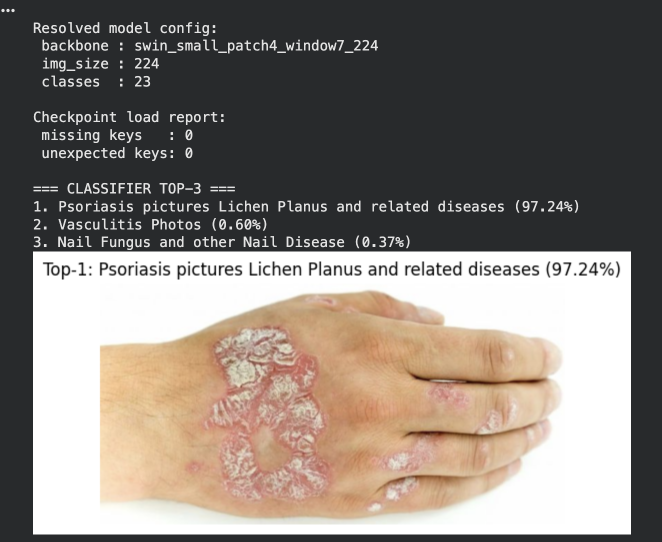
#> input picture llm/Ekran_Resmi_2026-04-01_13.08.39.png, 1324 x 1084 px, given as the content of the folder ml/datasets/fungal_images_real, which was not available (shown at 1/2 size)
$ python auto_preprocess_tuner.py   (older library calls are emulated)
#> lines starting #> are read from the running program, lines starting #| are printed output that depends on the picture; pictures that were not available may be replaced by others from this repository, and a replacement may not be noted
from __future__ import annotations

import argparse
import csv
import itertools
import json
from dataclasses import dataclass
from pathlib import Path

import cv2
import numpy as np


SUPPORTED_EXTS = {".jpg", ".jpeg", ".png"}


@dataclass(frozen=True)
class Variant:
    variant_id: str
    clahe_clip: float
    clahe_tile: int
    gray_p: int
    blur_sigma: float


def list_images(input_dir: Path, max_images: int | None) -> list[Path]:
    files = [
        p for p in sorted(input_dir.rglob("*"))
        if p.is_file() and p.suffix.lower() in SUPPORTED_EXTS
    ]
    if max_images is not None:
        return files[:max_images]
    return files


def resize_max(img: np.ndarray, max_side: int = 1400) -> np.ndarray:
    h, w = img.shape[:2]
    if max(h, w) <= max_side:
        return img
    s = max_side / float(max(h, w))
    return cv2.resize(img, (int(w * s), int(h * s)), interpolation=cv2.INTER_AREA)


def shades_of_gray_cc(bgr: np.ndarray, p: int = 6) -> np.ndarray:
    img = bgr.astype(np.float32) + 1e-6
    power = np.power(img, p)
    mean_power = np.mean(power, axis=(0, 1))
    norm = np.power(mean_power, 1.0 / p)
    img = img / norm
    img *= 255.0 / np.max(img)
    return np.clip(img, 0, 255).astype(np.uint8)


def clahe_l_channel(bgr: np.ndarray, clip: float, tile: int) -> np.ndarray:
    lab = cv2.cvtColor(bgr, cv2.COLOR_BGR2LAB)
    l_chan, a_chan, b_chan = cv2.split(lab)
    clahe = cv2.createCLAHE(clipLimit=clip, tileGridSize=(tile, tile))
    l_enh = clahe.apply(l_chan)
    merged = cv2.merge([l_enh, a_chan, b_chan])
    return cv2.cvtColor(merged, cv2.COLOR_LAB2BGR)


def preprocess_variant(bgr: np.ndarray, v: Variant) -> np.ndarray:
    out = resize_max(bgr)
    out = shades_of_gray_cc(out, p=v.gray_p)
    out = clahe_l_channel(out, clip=v.clahe_clip, tile=v.clahe_tile)
    if v.blur_sigma > 0.0:
        out = cv2.GaussianBlur(out, (0, 0), sigmaX=v.blur_sigma, sigmaY=v.blur_sigma)
    return out


def compute_metrics(bgr: np.ndarray) -> dict[str, float]:
    gray = cv2.cvtColor(bgr, cv2.COLOR_BGR2GRAY)
    lab = cv2.cvtColor(bgr, cv2.COLOR_BGR2LAB)

    sharpness = float(cv2.Laplacian(gray, cv2.CV_64F).var())
    contrast = float(np.std(lab[:, :, 0]))

    l = lab[:, :, 0].astype(np.float32)
    clip_low = float(np.mean(l <= 5.0))
    clip_high = float(np.mean(l >= 250.0))
    clip_ratio = clip_low + clip_high

    means = np.mean(bgr.reshape(-1, 3), axis=0)
    color_cast = float(np.mean(np.abs(means - np.mean(means))) / 255.0)

    return {
        "sharpness": sharpness,
        "contrast": contrast,
        "clip_ratio": clip_ratio,
        "color_cast": color_cast,
    }


def minmax_scale(values: list[float]) -> list[float]:
    if not values:
        return []
    v_min = min(values)
    v_max = max(values)
    if abs(v_max - v_min) < 1e-12:
        return [0.5 for _ in values]
    return [(v - v_min) / (v_max - v_min) for v in values]


def score_rows_for_single_image(rows: list[dict]) -> None:
    sharp_vals = [r["sharpness"] for r in rows]
    contrast_vals = [r["contrast"] for r in rows]
    clip_vals = [r["clip_ratio"] for r in rows]
    cast_vals = [r["color_cast"] for r in rows]

    sharp_n = minmax_scale(sharp_vals)
    contrast_n = minmax_scale(contrast_vals)
    clip_n = minmax_scale(clip_vals)
    cast_n = minmax_scale(cast_vals)

    for i, row in enumerate(rows):
        row["cv_score"] = float(
            0.35 * sharp_n[i]
            + 0.35 * contrast_n[i]
            + 0.20 * (1.0 - clip_n[i])
            + 0.10 * (1.0 - cast_n[i])
        )


def write_csv(path: Path, rows: list[dict], fieldnames: list[str]) -> None:
    path.parent.mkdir(parents=True, exist_ok=True)
    with path.open("w", newline="", encoding="utf-8") as f:
        w = csv.DictWriter(f, fieldnames=fieldnames)
        w.writeheader()
        w.writerows(rows)


def build_variants() -> list[Variant]:
    clips = [1.5, 2.0, 2.5, 3.0]
    tiles = [6, 8, 10]
    gray_ps = [4, 6, 8]
    blur_sigmas = [0.0, 0.8]

    variants: list[Variant] = []
    idx = 1
    for clip, tile, gray_p, blur in itertools.product(clips, tiles, gray_ps, blur_sigmas):
        variants.append(
            Variant(
                variant_id=f"v{idx:03d}",
                clahe_clip=clip,
                clahe_tile=tile,
                gray_p=gray_p,
                blur_sigma=blur,
            )
        )
        idx += 1
    return variants


def save_preview_set(
    image_path: Path,
    bgr0: np.ndarray,
    top_variants: list[Variant],
    output_dir: Path,
) -> None:
    stem = image_path.stem
    for v in top_variants:
        out = preprocess_variant(bgr0, v)
        variant_dir = output_dir / "previews" / v.variant_id
        variant_dir.mkdir(parents=True, exist_ok=True)
        cv2.imwrite(str(variant_dir / f"{stem}.png"), out)


def main() -> None:
    parser = argparse.ArgumentParser(description="Preprocessing parameter tuner")
    parser.add_argument(
        "--input-dir",
        default="ml/datasets/fungal_images_real",
        help="Directory of input images",
    )
    parser.add_argument(
        "--output-dir",
        default="services/processing_images/test_outputs/preprocess_tuning",
        help="Directory to save tuning outputs",
    )
    parser.add_argument("--max-images", type=int, default=20, help="Max images to process")
    parser.add_argument("--top-global", type=int, default=5, help="Top variants for preview/LLM")
    args = parser.parse_args()

    input_dir = Path(args.input_dir)
    output_dir = Path(args.output_dir)
    output_dir.mkdir(parents=True, exist_ok=True)

    images = list_images(input_dir, args.max_images)
    if not images:
        raise SystemExit(f"No images found in: {input_dir}")

    variants = build_variants()
    all_rows: list[dict] = []

    print(f"Images: {len(images)}")
    print(f"Variants: {len(variants)}")

    for img_path in images:
        bgr0 = cv2.imread(str(img_path), cv2.IMREAD_COLOR)
#> bgr0 is the input picture: shape (1084, 1324, 3); mean B, G, R 117.7, 124.4, 132.6
        if bgr0 is None:
            print(f"[Skip] unreadable image: {img_path}")
            continue

        image_rows: list[dict] = []
        for v in variants:
            processed = preprocess_variant(bgr0, v)
            m = compute_metrics(processed)
            row = {
                "image": str(img_path),
                "variant_id": v.variant_id,
                "clahe_clip": v.clahe_clip,
                "clahe_tile": v.clahe_tile,
                "gray_p": v.gray_p,
                "blur_sigma": v.blur_sigma,
                **m,
            }
            image_rows.append(row)
#> this loop made 72 passes
#> (sharpness in compute_metrics, contrast in compute_metrics, clip_low in compute_metrics, clip_high in compute_metrics, clip_ratio in compute_metrics, means in compute_metrics) on passes 1 to 5: (1042.5, 86.96, 4.04e-05, 0.0325, 0.0325, [112.8, 116, 117.5]), (168.6, 85.55, 0, 0.0302, 0.0302, [112.8, 116, 117.5]), (1066.5, 87.43, 4.25e-05, 0.187, 0.187, [111.9, 116.9, 121.1]), (174.1, 86, 0, 0.178, 0.178, [111.9, 116.9, 121.1]), (1085.9, 88.14, 4.25e-05, 0.199, 0.199, [111.8, 117.2, 123.1])
#> sharpness in compute_metrics on pass 59: 1086.5
#> pass 1, in shades_of_gray_cc, `power = np.power(img, p)`:
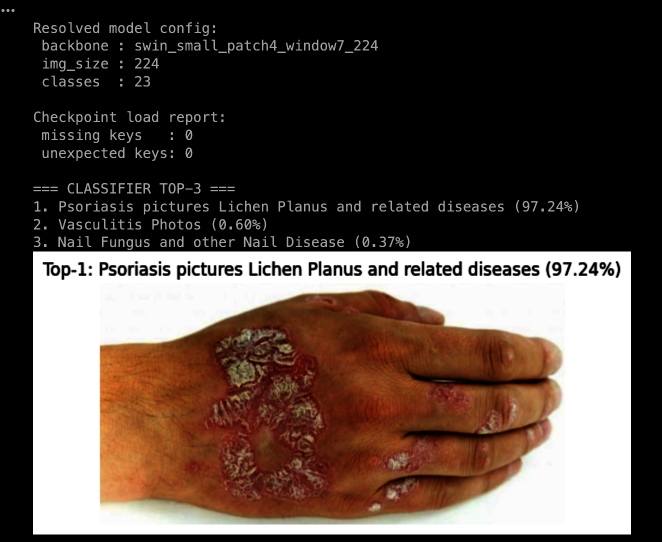
#> power: shape (1084, 1324, 3) float32 (shown at 1/2 size); mean B, G, R 1.09e+09, 1.21e+09, 1.45e+09; drawn with min black and max white
#> after the loop:
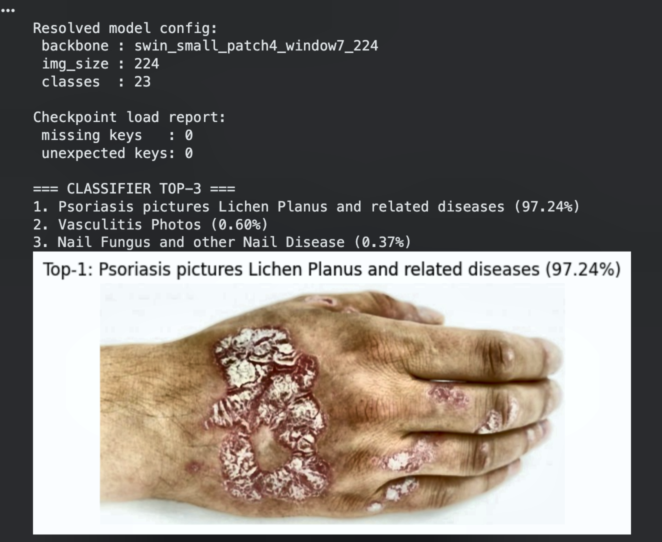
#> processed: shape (1084, 1324, 3) (shown at 1/2 size); mean B, G, R 110.9, 116.2, 122.1

        score_rows_for_single_image(image_rows)
#> the loop in score_rows_for_single_image, `for i, row in enumerate(rows):` made 72 passes
        all_rows.extend(image_rows)

    if not all_rows:
        raise SystemExit("No valid rows were generated.")

    all_fields = [
        "image",
        "variant_id",
        "clahe_clip",
        "clahe_tile",
        "gray_p",
        "blur_sigma",
        "sharpness",
        "contrast",
        "clip_ratio",
        "color_cast",
        "cv_score",
    ]
    write_csv(output_dir / "all_scores.csv", all_rows, all_fields)

    best_by_image: dict[str, dict] = {}
    for row in all_rows:
        key = row["image"]
        if key not in best_by_image or row["cv_score"] > best_by_image[key]["cv_score"]:
            best_by_image[key] = row
#> this loop made 72 passes
    best_rows = list(best_by_image.values())
    write_csv(output_dir / "best_params_per_image.csv", best_rows, all_fields)

    agg: dict[str, dict] = {}
    for row in all_rows:
        v_id = row["variant_id"]
        if v_id not in agg:
            agg[v_id] = {
                "variant_id": v_id,
                "clahe_clip": row["clahe_clip"],
                "clahe_tile": row["clahe_tile"],
                "gray_p": row["gray_p"],
                "blur_sigma": row["blur_sigma"],
                "count": 0,
                "cv_score_sum": 0.0,
            }
        agg[v_id]["count"] += 1
        agg[v_id]["cv_score_sum"] += row["cv_score"]

    global_rows: list[dict] = []
    for item in agg.values():
        n = max(1, item["count"])
        global_rows.append(
            {
                "variant_id": item["variant_id"],
                "clahe_clip": item["clahe_clip"],
                "clahe_tile": item["clahe_tile"],
                "gray_p": item["gray_p"],
                "blur_sigma": item["blur_sigma"],
                "images_count": item["count"],
                "avg_cv_score": item["cv_score_sum"] / n,
            }
        )

    global_rows.sort(key=lambda r: r["avg_cv_score"], reverse=True)
    write_csv(
        output_dir / "global_variant_ranking.csv",
        global_rows,
        [
            "variant_id",
            "clahe_clip",
            "clahe_tile",
            "gray_p",
            "blur_sigma",
            "images_count",
            "avg_cv_score",
        ],
    )

    top_n_rows = global_rows[: max(1, args.top_global)]
    top_variants_lookup = {v.variant_id: v for v in variants}
    top_variants = [top_variants_lookup[r["variant_id"]] for r in top_n_rows]

    for img_path in images[: min(10, len(images))]:
        bgr0 = cv2.imread(str(img_path), cv2.IMREAD_COLOR)
        if bgr0 is None:
            continue
        save_preview_set(img_path, bgr0, top_variants, output_dir)
#> the loop in save_preview_set, `for v in top_variants:` made 5 passes
#> pass 1, in clahe_l_channel (call 73), `l_chan, a_chan, b_chan = cv2.split(lab)`:
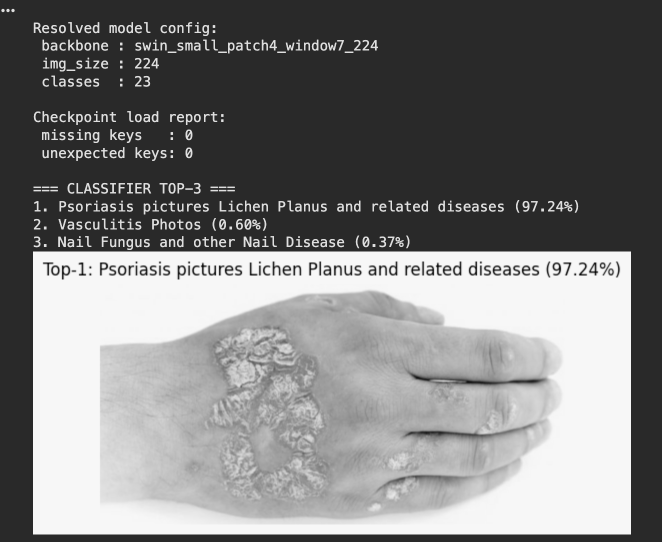
#> l_chan: shape (1084, 1324) (shown at 1/2 size); min 1, max 247, mean 124
#> pass 1, in clahe_l_channel (call 73), `l_chan, a_chan, b_chan = cv2.split(lab)`:
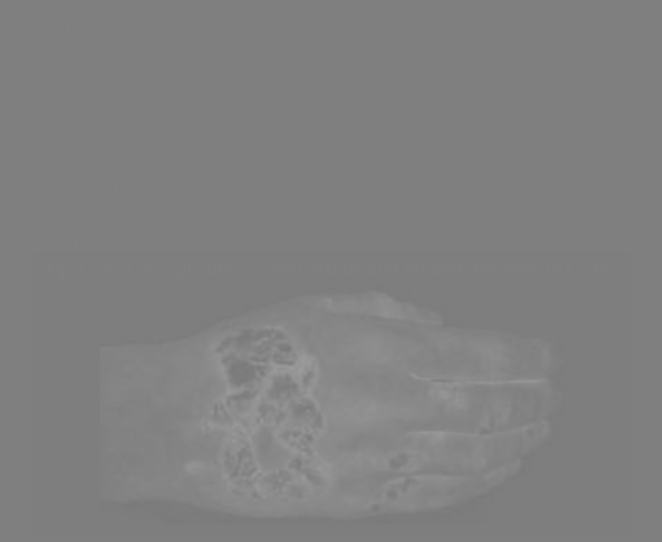
#> a_chan: shape (1084, 1324) (shown at 1/2 size); min 119, max 156, mean 128.5

    payload = {
        "task": "Rank preprocessing variants using visual quality for lesion analysis.",
        "rubric": [
            "Preserve lesion boundaries and small spots",
            "Avoid over-smoothing and detail loss",
            "Improve contrast without clipping highlights/shadows",
            "Maintain natural skin tones",
        ],
        "top_variants": top_n_rows,
        "preview_root": str(output_dir / "previews"),
        "recommended_next_step": "Use this payload as input to LLM review and combine LLM rank with avg_cv_score.",
    }
    with (output_dir / "llm_review_payload.json").open("w", encoding="utf-8") as f:
        json.dump(payload, f, indent=2)

    print(f"Saved: {output_dir / 'all_scores.csv'}")
    print(f"Saved: {output_dir / 'best_params_per_image.csv'}")
    print(f"Saved: {output_dir / 'global_variant_ranking.csv'}")
    print(f"Saved: {output_dir / 'llm_review_payload.json'}")


if __name__ == "__main__":
    main()

$ run again, on llm/eczema.jpeg
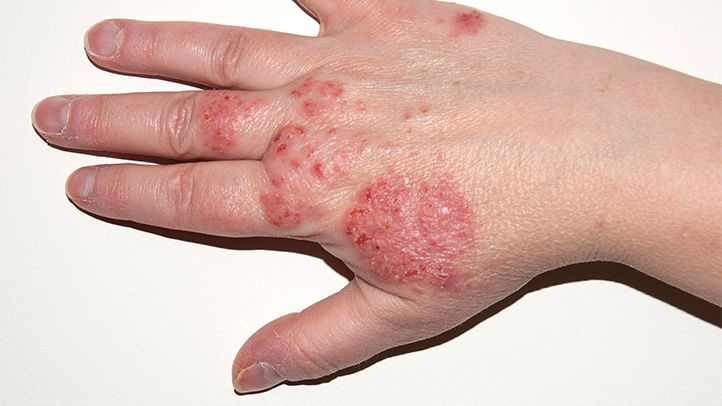
#> input picture llm/eczema.jpeg, 722 x 406 px, given as the content of the folder ml/datasets/fungal_images_real, which was not available
#> in main, bgr0 is the input picture: shape (406, 722, 3); mean B, G, R 176.2, 185.1, 217
#> the loop in main, `for v in variants:` made 72 passes
#> (sharpness in compute_metrics, contrast in compute_metrics, clip_low in compute_metrics, clip_high in compute_metrics, clip_ratio in compute_metrics, means in compute_metrics) on passes 1 to 3: (1080.5, 53.7, 0.000212, 9.21e-05, 0.000304, [169.2, 171.9, 184.4]), (117.9, 52.16, 0, 0, 0, [169.2, 171.9, 184.4]), (1100.3, 53.88, 0.000205, 0.00232, 0.00253, [168.5, 172.3, 190.1])
#> after the loop in main, `for v in variants:`:
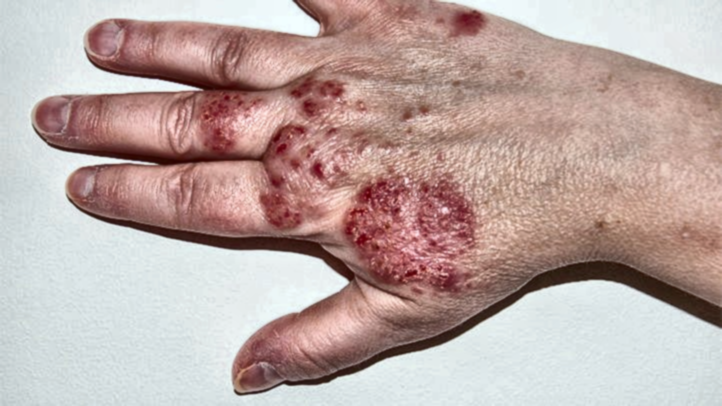
#> processed: shape (406, 722, 3); mean B, G, R 164.1, 168.3, 188.9
#> the loop in score_rows_for_single_image, `for i, row in enumerate(rows):` made 72 passes
#> the loop in main, `for row in all_rows:` made 72 passes
#> the loop in main, `for item in agg.values():` made 72 passes
#> the loop in save_preview_set, `for v in top_variants:` made 5 passes
#> pass 1, in clahe_l_channel (call 73), `l_chan, a_chan, b_chan = cv2.split(lab)`:
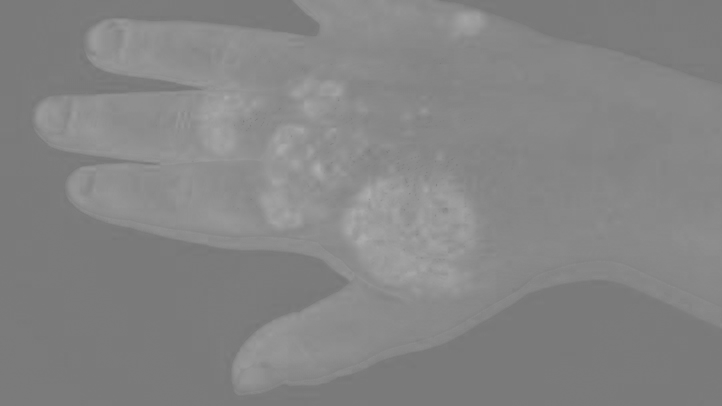
#> a_chan: shape (406, 722); min 118, max 174, mean 133

$ run again, on llm/gemini_reasoning.png
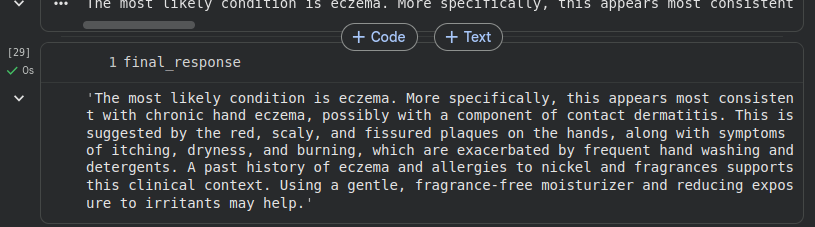
#> input picture llm/gemini_reasoning.png, 815 x 227 px, given as the content of the folder ml/datasets/fungal_images_real, which was not available
#> in main, bgr0 is the input picture: shape (227, 815, 3); mean B, G, R 57.9, 56, 54.1
#> the loop in main, `for v in variants:` made 72 passes
#> (sharpness in compute_metrics, contrast in compute_metrics, means in compute_metrics, color_cast in compute_metrics) on passes 1 to 4: (8212.9, 44.52, [55.47, 54.37, 53.25], 0.00291), (697.8, 32.29, [55.45, 54.35, 53.24], 0.0029), (8193.2, 44.46, [55.47, 54.32, 53.13], 0.00307), (695.4, 32.25, [55.45, 54.3, 53.12], 0.00306)
#> pass 1, in shades_of_gray_cc, `img = img / norm`:
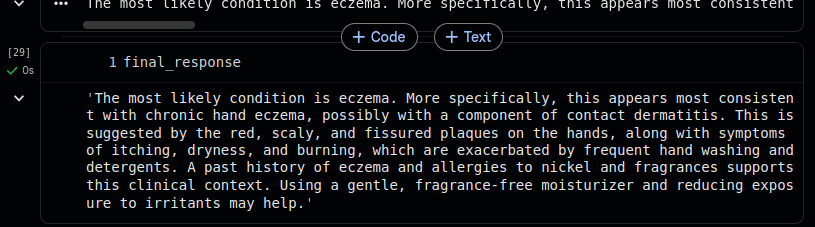
#> img: shape (227, 815, 3) float32; mean B, G, R 0.546, 0.534, 0.517; drawn with min black and max white
#> the loop in score_rows_for_single_image, `for i, row in enumerate(rows):` made 72 passes
#> the loop in main, `for row in all_rows:` made 72 passes
#> the loop in main, `for item in agg.values():` made 72 passes
#> the loop in save_preview_set, `for v in top_variants:` made 5 passes
#> pass 1, in clahe_l_channel (call 73), `l_chan, a_chan, b_chan = cv2.split(lab)`:
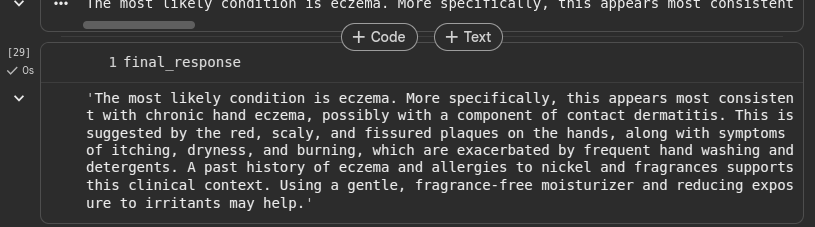
#> l_chan: shape (227, 815); min 44, max 236, mean 59.4
